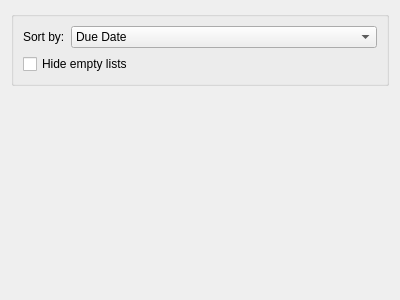
<?xml version="1.0" encoding="UTF-8"?>
<ui version="4.0">
 <class>GeneralWidget</class>
 <widget class="QWidget" name="GeneralWidget">
  <property name="geometry">
   <rect>
    <x>0</x>
    <y>0</y>
    <width>400</width>
    <height>300</height>
   </rect>
  </property>
  <layout class="QVBoxLayout" name="verticalLayout">
   <item>
    <widget class="QGroupBox" name="groupBox">
     <property name="title">
      <string/>
     </property>
     <property name="flat">
      <bool>true</bool>
     </property>
     <layout class="QFormLayout" name="formLayout">
      <item row="0" column="0">
       <widget class="QLabel" name="label">
        <property name="text">
         <string>Sort by:</string>
        </property>
        <property name="buddy">
         <cstring>kcfg_sortType</cstring>
        </property>
       </widget>
      </item>
      <item row="0" column="1">
       <widget class="KComboBox" name="kcfg_sortType">
        <property name="whatsThis">
         <string>Change the current sorting method.

Priority:
Items are first sorted by their priority (1, 2, 3, none) and secondly by due date.

Due Date:
Items are first sorted by their due date and secondly by priority.</string>
        </property>
        <item>
         <property name="text">
          <string>Due Date</string>
         </property>
        </item>
        <item>
         <property name="text">
          <string>Priority</string>
         </property>
        </item>
       </widget>
      </item>
      <item row="1" column="0" colspan="2">
       <widget class="QCheckBox" name="kcfg_hideEmptyLists">
        <property name="text">
         <string>Hide empty lists</string>
        </property>
       </widget>
      </item>
     </layout>
    </widget>
   </item>
   <item>
    <spacer name="verticalSpacer">
     <property name="orientation">
      <enum>Qt::Vertical</enum>
     </property>
     <property name="sizeHint" stdset="0">
      <size>
       <width>20</width>
       <height>123</height>
      </size>
     </property>
    </spacer>
   </item>
  </layout>
 </widget>
 <customwidgets>
  <customwidget>
   <class>KComboBox</class>
   <extends>QComboBox</extends>
   <header>kcombobox.h</header>
  </customwidget>
 </customwidgets>
 <resources/>
 <connections/>
</ui>
